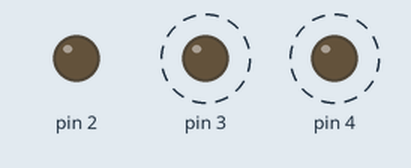
Simulated run of this sketch. Board: Arduino Uno, built with avr-gcc and run on an emulated ATmega328P. Shown: output pins drawn as LEDs (lit = HIGH). Dashed ring = blinking.

Above: at 0.05 s.
Timing chart, 0 to 3.0 s (numbered marks = the images above):
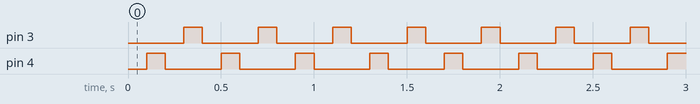

The sketch:

sketch_sep12a.ino
```cpp
int i;
void setup() {
  // put your setup code here, to run once:
  pinMode (2, OUTPUT);
  pinMode (3,OUTPUT);
  pinMode (4, OUTPUT);

}

void loop() {
  delay(100);
  digitalWrite (4,1);
  delay(100);
  digitalWrite (4,0);
  delay(100);
  digitalWrite (3,1);
  delay(100);
  digitalWrite (3,0);

}
```

Measured:
- by itself, pin 3, pin 4: alternates HIGH for 0.10 s and LOW for 0.30 s
